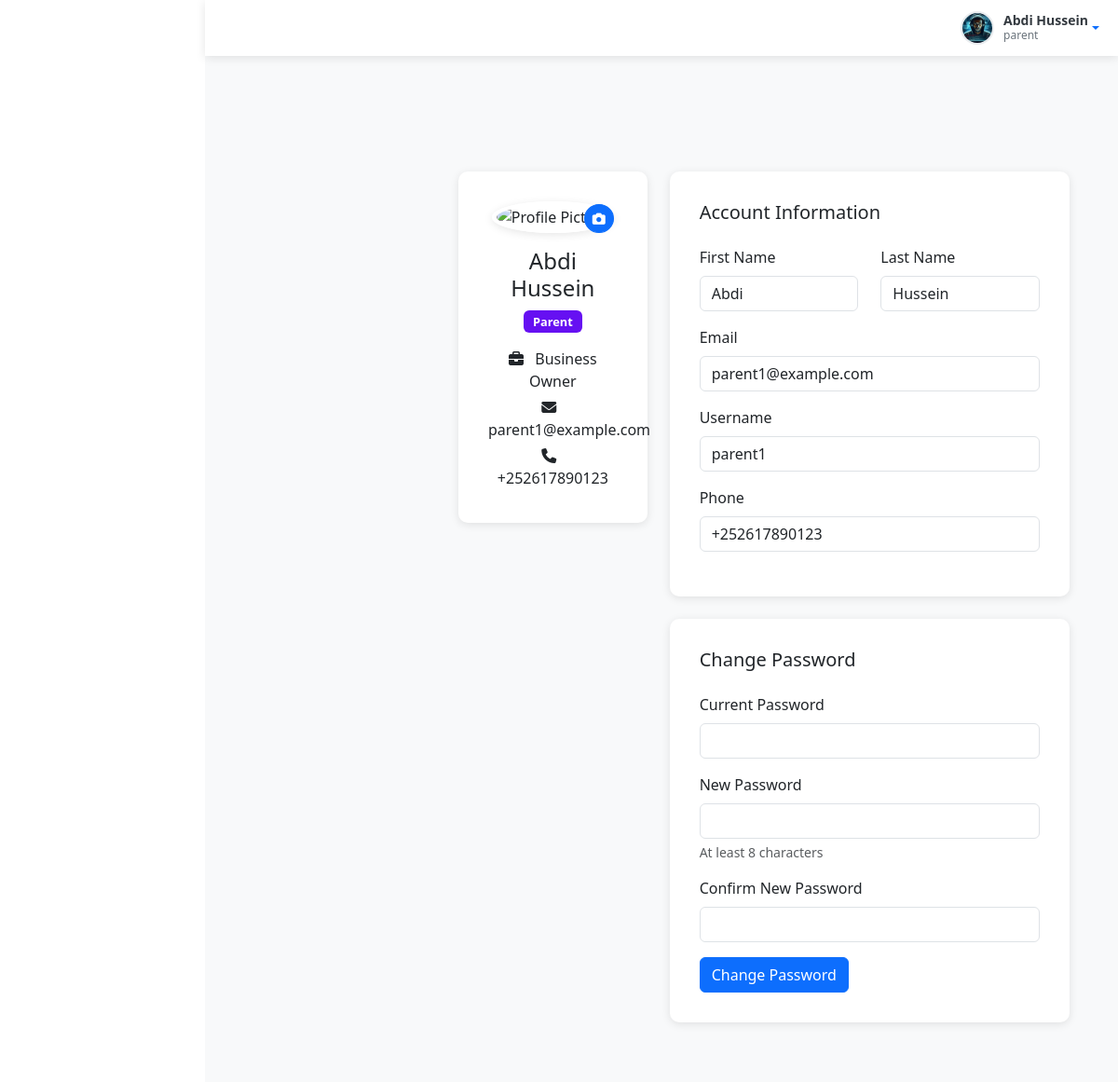
The app's page /includes/profile.php (signed in) with its own data.
### tables this page shows
CREATE TABLE users (
  user_id INT AUTO_INCREMENT PRIMARY KEY,
  username VARCHAR(50) UNIQUE NOT NULL,
  password_hash VARCHAR(255) NOT NULL,
  email VARCHAR(100) UNIQUE NOT NULL,
  first_name VARCHAR(50) NOT NULL,
  last_name VARCHAR(50) NOT NULL,
  role ENUM('manager', 'teacher', 'student', 'parent') NOT NULL,
  phone VARCHAR(20),
  address TEXT,
  created_at TIMESTAMP DEFAULT CURRENT_TIMESTAMP,
  last_login TIMESTAMP NULL,
  is_active BOOLEAN DEFAULT TRUE,
  INDEX idx_role (role),
  INDEX idx_active (is_active)
);

### includes/profile.php (the view, shortened to what this page needs)
<?php
require_once __DIR__ . '/../config/session.php';
require_once __DIR__ . '/../config/database.php';
$stmt = $db->prepare("
    SELECT u.*,
           CASE u.role
               WHEN 'teacher' THEN t.employee_id
               WHEN 'student' THEN s.admission_number
               WHEN 'parent' THEN p.occupation
               ELSE NULL
           END as role_specific_field
    FROM users u
    LEFT JOIN teachers t ON u.user_id = t.user_id AND u.role = 'teacher'
    LEFT JOIN students s ON u.user_id = s.user_id AND u.role = 'student'
    LEFT JOIN parents p ON u.user_id = p.user_id AND u.role = 'parent'
    WHERE u.user_id = ?
");
$stmt->execute([$session->get('user_id')]);
$user = $stmt->fetch();
?>
<!DOCTYPE html>
<html lang="en">
<head>
    <link href="https://cdn.jsdelivr.net/npm/bootstrap@5.3.0/dist/css/bootstrap.min.css" rel="stylesheet">
    <link href="https://cdnjs.cloudflare.com/ajax/libs/font-awesome/6.4.0/css/all.min.css" rel="stylesheet">
    <link href="../assets/css/sidebar.css" rel="stylesheet">
</head>
<body>
    <?php include './navbar.php'; ?>
    <div class="main-content-teacher">
        <div class="main-content-<?= strtolower($user['role']) ?>">
            <div class="container-fluid py-4">
                <div class="row">
                    <div class="col-lg-4">
                        <div class="profile-section text-center mb-4">
                            <div class="position-relative d-inline-block mb-3">
                                <img src="../uploads/profile_pictures/<?= htmlspecialchars($user['profile_picture'] ?? 'default.png') ?>"
                                    class="profile-picture" alt="Profile Picture">
                                <button class="btn btn-sm btn-primary position-absolute bottom-0 end-0 rounded-circle"
                                    data-bs-toggle="modal" data-bs-target="#pictureModal">
                                    <i class="fas fa-camera"></i>
                                </button>
                            </div>
                            <h4><?= htmlspecialchars($user['first_name'] . ' ' . $user['last_name']) ?></h4>
                            <span class="badge role-badge badge-<?= strtolower($user['role']) ?>">
                                <?= ucfirst($user['role']) ?>
                            </span>
                            <div class="mt-3">
                                <?php if ($user['role'] === 'teacher'): ?>
                                    <p class="mb-1"><i class="fas fa-id-card me-2"></i>
                                        <?= htmlspecialchars($user['role_specific_field']) ?></p>
                                <?php elseif ($user['role'] === 'student'): ?>
                                    <p class="mb-1"><i class="fas fa-id-card me-2"></i>
                                        <?= htmlspecialchars($user['role_specific_field']) ?></p>
                                <?php elseif ($user['role'] === 'parent'): ?>
                                    <p class="mb-1"><i class="fas fa-briefcase me-2"></i>
                                        <?= htmlspecialchars($user['role_specific_field']) ?></p>
                                <?php endif; ?>
                                <p class="mb-1"><i class="fas fa-envelope me-2"></i>
                                    <?= htmlspecialchars($user['email']) ?></p>
                                <?php if (!empty($user['phone'])): ?>
                                    <p class="mb-1"><i class="fas fa-phone me-2"></i>
                                        <?= htmlspecialchars($user['phone']) ?></p>
                                <?php endif; ?>
                            </div>
                        </div>
                    </div>
                    <div class="col-lg-8">
                        <div class="profile-section mb-4">
                            <h5 class="mb-4">Account Information</h5>
                            <div class="row mb-3">
                                <div class="col-md-6">
                                    <label class="form-label">First Name</label>
                                    <input type="text" class="form-control"
                                        value="<?= htmlspecialchars($user['first_name']) ?>" readonly>
                                </div>
                                <div class="col-md-6">
                                    <label class="form-label">Last Name</label>
                                    <input type="text" class="form-control"
                                        value="<?= htmlspecialchars($user['last_name']) ?>" readonly>
                                </div>
                            </div>
                            <div class="mb-3">
                                <label class="form-label">Email</label>
                                <input type="email" class="form-control" value="<?= htmlspecialchars($user['email']) ?>"
                                    readonly>
                            </div>
                            <div class="mb-3">
                                <label class="form-label">Username</label>
                                <input type="text" class="form-control"
                                    value="<?= htmlspecialchars($user['username']) ?>" readonly>
                            </div>
                            <?php if (!empty($user['phone'])): ?>
                                <div class="mb-3">
                                    <label class="form-label">Phone</label>
                                    <input type="text" class="form-control" value="<?= htmlspecialchars($user['phone']) ?>"
                                        readonly>
                                </div>
                            <?php endif; ?>
                        </div>
                        <div class="profile-section">
                            <h5 class="mb-4">Change Password</h5>
                            <form method="POST">
                                <div class="mb-3">
                                    <label for="current_password" class="form-label">Current Password</label>
                                    <input type="password" class="form-control" id="current_password"
                                        name="current_password" required>
                                </div>
                                <div class="mb-3">
                                    <label for="new_password" class="form-label">New Password</label>
                                    <input type="password" class="form-control" id="new_password" name="new_password"
                                        required>
                                    <div class="form-text">At least 8 characters</div>
                                </div>
                                <div class="mb-3">
                                    <label for="confirm_password" class="form-label">Confirm New Password</label>
                                    <input type="password" class="form-control" id="confirm_password"
                                        name="confirm_password" required>
                                </div>
                                <button type="submit" name="change_password" class="btn btn-primary">
                                    Change Password
                                </button>
                            </form>
                        </div>
                    </div>
                </div>
            </div>
        </div>
    </div>
</body>
</html>

### assets/css/sidebar.css (style rules this page uses)
.main-content-teacher { margin-top: 60px; margin-left: 220px; padding: 20px; min-height: calc(100vh - 60px); background-color: #f8f9fa; }
.main-content-parent { margin-top: 60px; margin-left: 220px; padding: 20px; min-height: calc(100vh - 60px); background-color: #f8f9fa; }

### includes/profile.php (style rules this page uses)
.profile-picture { width: 150px; height: 150px; object-fit: cover; border-radius: 50%; border: 5px solid white; box-shadow: 0 2px 10px rgba(0, 0, 0, 0.1); }
.profile-section { background-color: white; border-radius: 10px; box-shadow: 0 2px 10px rgba(0, 0, 0, 0.1); padding: 2rem; }
.role-badge { font-size: 0.8rem; padding: 0.35rem 0.65rem; text-transform: capitalize; }
.badge-parent { background-color: #6610f2; }

### records on screen
users: first_name+last_name "Abdi Hussein", role "Parent", email "parent1@example.com", phone "+252617890123", first_name "Abdi", last_name "Hussein", username "parent1"

### other values on screen
$_SESSION['user_name'] "Abdi Hussein"
$_SESSION['user_role'] "parent"
$user['role_specific_field'] "Business Owner"
